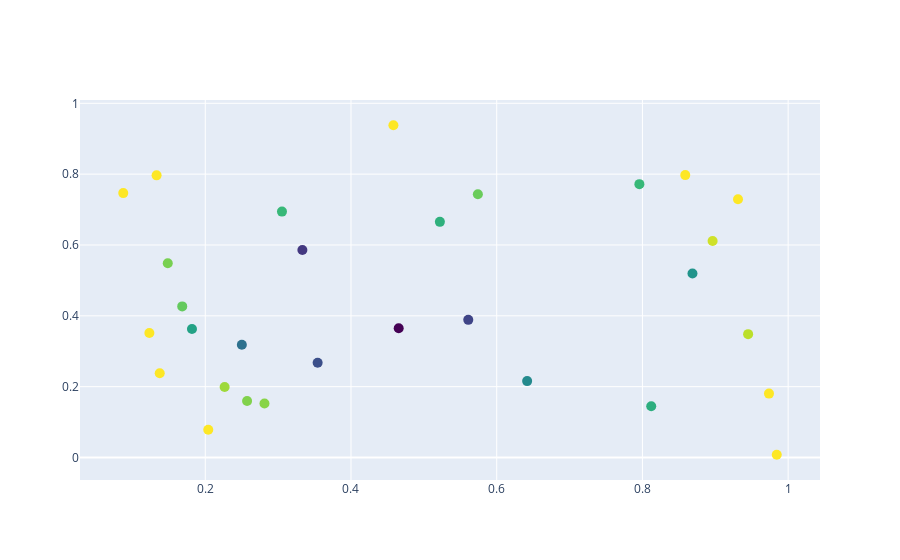

Notebook code cell kept with this figure:
### Code cell
fig = go.Figure(data=[
    go.Scatter(x=df1.loc[:, 0], y=df1.loc[:, 1], mode='markers', marker=dict(color=1-d, colorscale='viridis', size=10))
])

fig.show()
